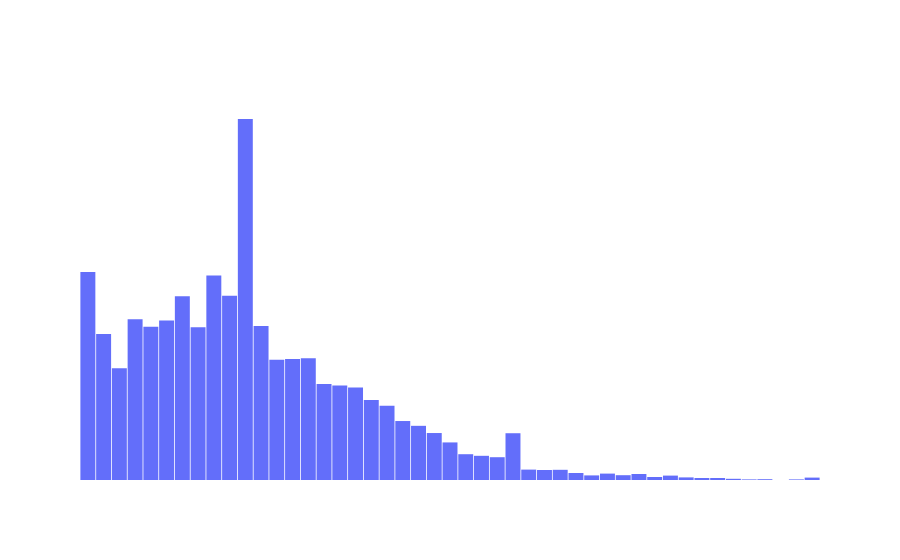

Write notebook code for a chart like this one.
### Markdown cell above
## EXPLORATORY DATA ANALYSIS

### Code cell
### 1. Salary Distribution Overview
fig = px.histogram(ai_df, x='salary', nbins=50, title='Overall Salary Distribution',
                   labels={'salary': 'Salary (USD)', 'count': 'Number of Postings'},
                   color_discrete_sequence=['#636EFA'])
fig.update_layout(bargap=0.05)

fig.update_layout(paper_bgcolor='rgba(0,0,0,0)', plot_bgcolor='rgba(0,0,0,0)', font=dict(color='white'),
    xaxis=dict(gridcolor='rgba(255,255,255,0.69)'),
    yaxis=dict(gridcolor='rgba(255,255,255,0.69)')
)

fig.write_image('notebook_images/plot_images/new/eda_01.png', scale=2)
fig.show()

### Figure 1 — Plotly figure (JSON) as saved in the notebook; plotly's stock layout.template omitted (floating-point values rounded to 4 significant figures; data arrays with more than 128 entries replaced by an {"elided": "..."} marker saying what was removed)
{"data": [{"bingroup": "x", "hovertemplate": "Salary (USD)=%{x}<br>count=%{y}<extra></extra>", "legendgroup": "", "marker": {"color": "#636EFA", "pattern": {"shape": ""}}, "name": "", "nbinsx": 50, "orientation": "v", "showlegend": false, "x": {"elided": "16888 int values"}, "xaxis": "x", "yaxis": "y", "type": "histogram"}], "layout": {"xaxis": {"anchor": "y", "domain": [0.0, 1.0], "title": {"text": "Salary (USD)"}, "gridcolor": "rgba(255,255,255,0.69)"}, "yaxis": {"anchor": "x", "domain": [0.0, 1.0], "title": {"text": "count"}, "gridcolor": "rgba(255,255,255,0.69)"}, "legend": {"tracegroupgap": 0}, "title": {"text": "Overall Salary Distribution"}, "barmode": "relative", "bargap": 0.05, "font": {"color": "white"}, "paper_bgcolor": "rgba(0,0,0,0)", "plot_bgcolor": "rgba(0,0,0,0)"}}
